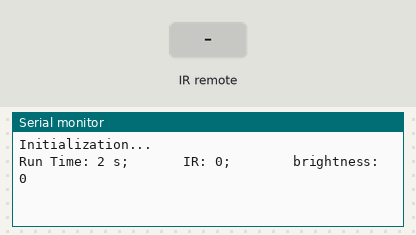
The sketch below on a simulated Arduino Uno, built with avr-gcc and run on an emulated ATmega328P. Parts: the last lines printed to the serial monitor. The test bench sets the inputs (shaded band).

Above: at 2.2 s.
2.3 s: infrared code 0xFFA25D received
At 3.5 s:
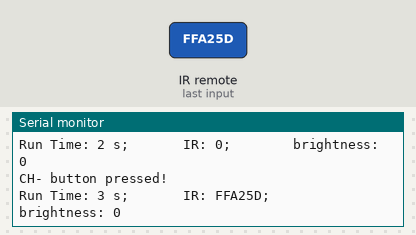
4.5 s: infrared code 0xFF629D received
At 5.8 s:
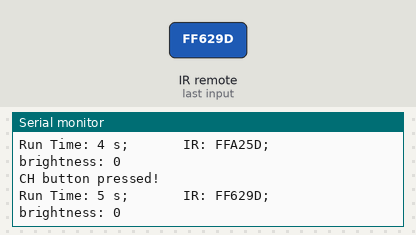
7.5 s: infrared code 0xFFE21D received
At 8.8 s:
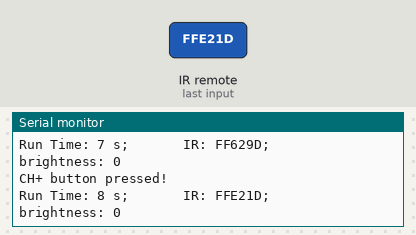
10.5 s: infrared code 0xFF22DD received
At 11.4 s:
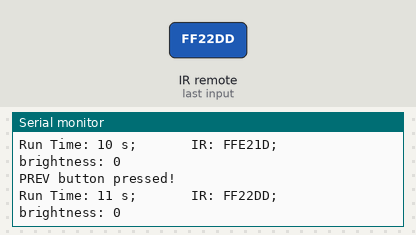
12.5 s: infrared code 0xFF02FD received
At 13.8 s:
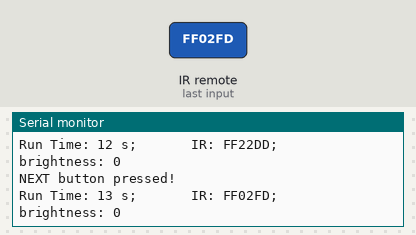
14.5 s: infrared code 0xFFC23D received
At 15.8 s:
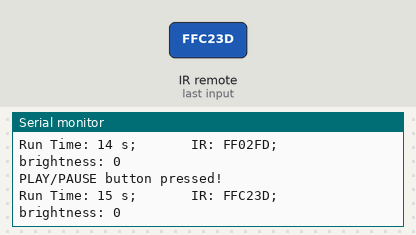

The sketch:

ir_remote_controll_SERIAL.ino
```cpp
/*
   Created on     :   Mai 4, 2023
   Last Update    :   Mai 10, 2023

   Program Name   :
   Program File   :   Projet_Flag_St_Jean.ino
   Author         :   Giuseppe Lomonaco

   For            :   5@8 Génie: St-Jean-Baptiste
   Github         :   https://github.com/Giuseppe-Joey/project_Flag_St_Jean

   Program Description  :
   This project is based on the FASTLed Library for Arduino and it is used to
   controll leds on a


   HEX CODES:

   CH-  : FFA25D
   CH   : FF629D
   CH+  : FFE21D
   PREV : FF22DD
   NEXT : FF02FD
   PLAY : FFC23D
   VOL- : FFE01F
   VOL+ : FFA857
   EQ   : FF906F
   0    : FF6897
   100+ : FF9867
   200+ : FFB04F
   1    : FF30CF
   2    : FF18E7
   3    : FF7A85
   4    : FF10EF
   5    : FF38C7
   6    : FF5AA5
   7    : FF42BD
   8    : FF4AB5
   9    : FF52AD


*/


#include <FastLED.h>
#include <Wire.h>
#include <IRremote.h>


const int RECV_PIN = 2;
IRrecv irrecv(RECV_PIN);
decode_results results;

// define variable to store the last code received
unsigned long lastCode;
uint8_t brightness = 0;


// ////////////////////////////////////////////////////////////////////////////////////////////////////
void setup() {

    Serial.begin(9600);
    irrecv.enableIRIn();
    irrecv.blink13(true);


    Serial.println("Initialization...");
    delay(1000);
}


// /////////////////////////////////////////////////////////////////////////////////////////////////////
void loop() {


  EVERY_N_MILLISECONDS(1000)   {
    Serial.print("Run Time: ");
    Serial.print(millis() / 1000);
    Serial.print(" s;       ");
    Serial.print("IR: ");
    Serial.print(lastCode, HEX);
    Serial.print(";        brightness: ");
    Serial.println(brightness);
  }


  // reading the IR receiver
  if (irrecv.decode(&results)){
    if (results.value == 0xFFFFFFFF){
      results.value = lastCode;
    }

    // store received code from remote
    lastCode = results.value;


    switch(lastCode){

      // ***** FIRST ROW *****
      // CH- button
      case 0xFFA25D:
      Serial.println("CH- button pressed!");
      break;

      // CH button
      case 0xFF629D:
      Serial.println("CH button pressed!");
      break;

      // CH+ button
      case 0xFFE21D:
      Serial.println("CH+ button pressed!");
      break;


      // ***** SECOND ROW *****
      // PREV button
      case 0xFF22DD:
      Serial.println("PREV button pressed!");
      break;

      // NEXT button
      case 0xFF02FD:
      Serial.println("NEXT button pressed!");
      break;

      // PLAY/PAUSE button
      case 0xFFC23D:
      Serial.println("PLAY/PAUSE button pressed!");
      break;


      // ***** THIRD ROW *****
      // VOL- button
      case 0xFFE01F:
      Serial.println("VOL- button pressed!");
      brightness = brightness - 1;
      break;

      // VOL+ button
      case 0xFFA857:
      Serial.println("VOL+ button pressed!");
      brightness = brightness + 1;
      break;

      // EQ button
      case 0xFF906F:
      Serial.println("EQ button pressed!");
      break;

    }

      // resume reading IR sensor ???
      irrecv.resume();


  }

  // delay in between reads for stability
  delay(100);
}
```

Measured:
- after the input at 2.3 s, the serial monitor: prints a new line at once (image 1)
- after the input at 4.5 s, the serial monitor: prints a new line at once (image 2)
- after the input at 7.5 s, the serial monitor: prints a new line at once (image 3)
- after the input at 10.5 s, the serial monitor: prints a new line at once (image 4)
- after the input at 12.5 s, the serial monitor: prints a new line at once (image 5)
- after the input at 14.5 s, the serial monitor: prints a new line at once (image 6)
